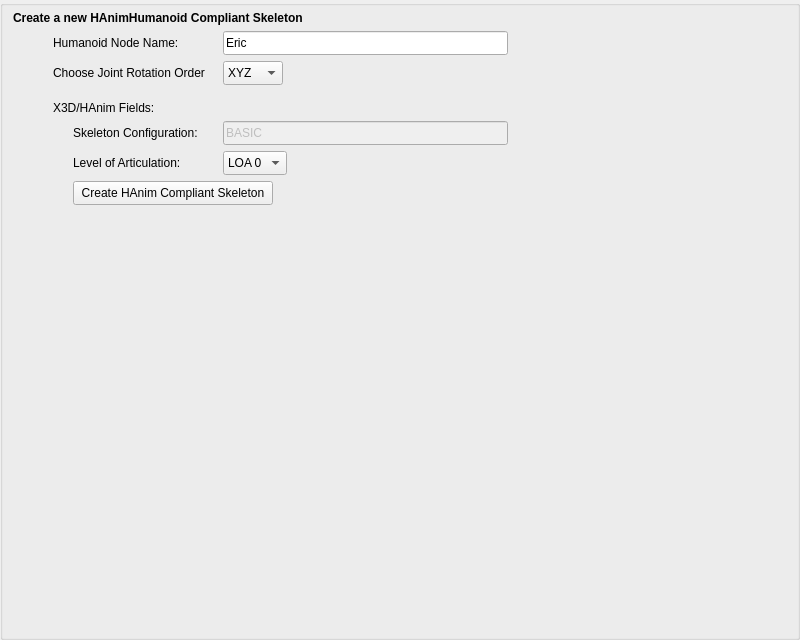
<?xml version="1.0" encoding="UTF-8"?>
<ui version="4.0">
 <class>hanimPanel</class>
 <widget class="QGroupBox" name="hanimPanel">
  <property name="geometry">
   <rect>
    <x>0</x>
    <y>0</y>
    <width>800</width>
    <height>640</height>
   </rect>
  </property>
  <property name="minimumSize">
   <size>
    <width>800</width>
    <height>640</height>
   </size>
  </property>
  <property name="maximumSize">
   <size>
    <width>16777215</width>
    <height>16777215</height>
   </size>
  </property>
  <property name="windowTitle">
   <string>GroupBox</string>
  </property>
  <layout class="QVBoxLayout" name="verticalLayout">
   <property name="spacing">
    <number>1</number>
   </property>
   <property name="leftMargin">
    <number>10</number>
   </property>
   <property name="topMargin">
    <number>5</number>
   </property>
   <property name="rightMargin">
    <number>5</number>
   </property>
   <property name="bottomMargin">
    <number>5</number>
   </property>
   <item>
    <layout class="QVBoxLayout" name="verticalLayoutPrimary">
     <property name="spacing">
      <number>6</number>
     </property>
     <property name="leftMargin">
      <number>0</number>
     </property>
     <property name="topMargin">
      <number>0</number>
     </property>
     <property name="rightMargin">
      <number>0</number>
     </property>
     <property name="bottomMargin">
      <number>0</number>
     </property>
     <item>
      <layout class="QHBoxLayout" name="horizontalLayout_6">
       <property name="topMargin">
        <number>0</number>
       </property>
       <item>
        <widget class="QLabel" name="haCompTitle">
         <property name="font">
          <font>
           <bold>true</bold>
          </font>
         </property>
         <property name="text">
          <string>Create a new HAnimHumanoid Compliant Skeleton</string>
         </property>
         <property name="alignment">
          <set>Qt::AlignBottom|Qt::AlignLeading|Qt::AlignLeft</set>
         </property>
        </widget>
       </item>
      </layout>
     </item>
     <item>
      <layout class="QHBoxLayout" name="horizontalLayout">
       <property name="spacing">
        <number>10</number>
       </property>
       <property name="leftMargin">
        <number>40</number>
       </property>
       <item>
        <widget class="QLabel" name="hnDEFLabel">
         <property name="minimumSize">
          <size>
           <width>160</width>
           <height>24</height>
          </size>
         </property>
         <property name="maximumSize">
          <size>
           <width>16777215</width>
           <height>16777215</height>
          </size>
         </property>
         <property name="text">
          <string>Humanoid Node Name:</string>
         </property>
         <property name="alignment">
          <set>Qt::AlignLeading|Qt::AlignLeft|Qt::AlignVCenter</set>
         </property>
        </widget>
       </item>
       <item>
        <widget class="QLineEdit" name="haNameEdit">
         <property name="minimumSize">
          <size>
           <width>200</width>
           <height>24</height>
          </size>
         </property>
         <property name="maximumSize">
          <size>
           <width>16777215</width>
           <height>16777215</height>
          </size>
         </property>
         <property name="text">
          <string>Eric</string>
         </property>
        </widget>
       </item>
       <item>
        <spacer name="horizontalSpacer_6">
         <property name="orientation">
          <enum>Qt::Horizontal</enum>
         </property>
         <property name="sizeHint" stdset="0">
          <size>
           <width>40</width>
           <height>20</height>
          </size>
         </property>
        </spacer>
       </item>
      </layout>
     </item>
     <item>
      <layout class="QHBoxLayout" name="horizontalLayout_7">
       <property name="spacing">
        <number>10</number>
       </property>
       <property name="leftMargin">
        <number>40</number>
       </property>
       <item>
        <widget class="QLabel" name="rotOrderLabelNew">
         <property name="minimumSize">
          <size>
           <width>160</width>
           <height>24</height>
          </size>
         </property>
         <property name="maximumSize">
          <size>
           <width>16777215</width>
           <height>16777215</height>
          </size>
         </property>
         <property name="text">
          <string>Choose Joint Rotation Order</string>
         </property>
         <property name="alignment">
          <set>Qt::AlignLeading|Qt::AlignLeft|Qt::AlignVCenter</set>
         </property>
        </widget>
       </item>
       <item>
        <widget class="QComboBox" name="rotOrderComboBoxHA">
         <property name="minimumSize">
          <size>
           <width>60</width>
           <height>24</height>
          </size>
         </property>
         <property name="maximumSize">
          <size>
           <width>16777215</width>
           <height>16777215</height>
          </size>
         </property>
         <property name="currentIndex">
          <number>0</number>
         </property>
         <item>
          <property name="text">
           <string>XYZ</string>
          </property>
         </item>
         <item>
          <property name="text">
           <string>YZX</string>
          </property>
         </item>
         <item>
          <property name="text">
           <string>ZXY</string>
          </property>
         </item>
         <item>
          <property name="text">
           <string>XZY</string>
          </property>
         </item>
         <item>
          <property name="text">
           <string>YXZ</string>
          </property>
         </item>
         <item>
          <property name="text">
           <string>ZYX</string>
          </property>
         </item>
        </widget>
       </item>
       <item>
        <spacer name="horizontalSpacer_7">
         <property name="orientation">
          <enum>Qt::Horizontal</enum>
         </property>
         <property name="sizeHint" stdset="0">
          <size>
           <width>40</width>
           <height>20</height>
          </size>
         </property>
        </spacer>
       </item>
      </layout>
     </item>
     <item>
      <layout class="QHBoxLayout" name="horizontalLayout_2">
       <property name="spacing">
        <number>10</number>
       </property>
       <property name="leftMargin">
        <number>40</number>
       </property>
       <item>
        <widget class="QLabel" name="haFieldsLabel">
         <property name="minimumSize">
          <size>
           <width>600</width>
           <height>0</height>
          </size>
         </property>
         <property name="maximumSize">
          <size>
           <width>16777215</width>
           <height>16777215</height>
          </size>
         </property>
         <property name="text">
          <string>X3D/HAnim Fields:</string>
         </property>
         <property name="textFormat">
          <enum>Qt::AutoText</enum>
         </property>
         <property name="alignment">
          <set>Qt::AlignBottom|Qt::AlignLeading|Qt::AlignLeft</set>
         </property>
        </widget>
       </item>
       <item>
        <spacer name="horizontalSpacer_3">
         <property name="orientation">
          <enum>Qt::Horizontal</enum>
         </property>
         <property name="sizeHint" stdset="0">
          <size>
           <width>40</width>
           <height>24</height>
          </size>
         </property>
        </spacer>
       </item>
      </layout>
     </item>
     <item>
      <layout class="QHBoxLayout" name="horizontalLayout_3">
       <property name="spacing">
        <number>10</number>
       </property>
       <property name="leftMargin">
        <number>60</number>
       </property>
       <item>
        <widget class="QLabel" name="skConfigLabel">
         <property name="minimumSize">
          <size>
           <width>140</width>
           <height>24</height>
          </size>
         </property>
         <property name="maximumSize">
          <size>
           <width>16777215</width>
           <height>16777215</height>
          </size>
         </property>
         <property name="text">
          <string>Skeleton Configuration:</string>
         </property>
         <property name="alignment">
          <set>Qt::AlignLeading|Qt::AlignLeft|Qt::AlignVCenter</set>
         </property>
        </widget>
       </item>
       <item>
        <widget class="QLineEdit" name="skConfigType">
         <property name="enabled">
          <bool>false</bool>
         </property>
         <property name="minimumSize">
          <size>
           <width>60</width>
           <height>24</height>
          </size>
         </property>
         <property name="maximumSize">
          <size>
           <width>16777215</width>
           <height>16777215</height>
          </size>
         </property>
         <property name="text">
          <string>BASIC</string>
         </property>
        </widget>
       </item>
       <item>
        <spacer name="horizontalSpacer_2">
         <property name="orientation">
          <enum>Qt::Horizontal</enum>
         </property>
         <property name="sizeHint" stdset="0">
          <size>
           <width>40</width>
           <height>20</height>
          </size>
         </property>
        </spacer>
       </item>
      </layout>
     </item>
     <item>
      <layout class="QHBoxLayout" name="horizontalLayout_4">
       <property name="spacing">
        <number>10</number>
       </property>
       <property name="leftMargin">
        <number>60</number>
       </property>
       <item>
        <widget class="QLabel" name="loaLabel">
         <property name="minimumSize">
          <size>
           <width>140</width>
           <height>24</height>
          </size>
         </property>
         <property name="maximumSize">
          <size>
           <width>16777215</width>
           <height>16777215</height>
          </size>
         </property>
         <property name="text">
          <string>Level of Articulation:</string>
         </property>
         <property name="alignment">
          <set>Qt::AlignLeading|Qt::AlignLeft|Qt::AlignVCenter</set>
         </property>
        </widget>
       </item>
       <item>
        <widget class="QComboBox" name="loaComboBox">
         <property name="minimumSize">
          <size>
           <width>60</width>
           <height>24</height>
          </size>
         </property>
         <property name="maximumSize">
          <size>
           <width>16777215</width>
           <height>16777215</height>
          </size>
         </property>
         <item>
          <property name="text">
           <string>LOA 0</string>
          </property>
         </item>
         <item>
          <property name="text">
           <string>LOA 1</string>
          </property>
         </item>
         <item>
          <property name="text">
           <string>LOA 2</string>
          </property>
         </item>
         <item>
          <property name="text">
           <string>LOA 3</string>
          </property>
         </item>
         <item>
          <property name="text">
           <string>LOA 4</string>
          </property>
         </item>
        </widget>
       </item>
       <item>
        <spacer name="horizontalSpacer_4">
         <property name="orientation">
          <enum>Qt::Horizontal</enum>
         </property>
         <property name="sizeHint" stdset="0">
          <size>
           <width>40</width>
           <height>20</height>
          </size>
         </property>
        </spacer>
       </item>
      </layout>
     </item>
     <item>
      <layout class="QHBoxLayout" name="horizontalLayout_5">
       <property name="spacing">
        <number>10</number>
       </property>
       <property name="leftMargin">
        <number>60</number>
       </property>
       <property name="topMargin">
        <number>0</number>
       </property>
       <item>
        <widget class="QPushButton" name="createHAnimSkeleton">
         <property name="minimumSize">
          <size>
           <width>200</width>
           <height>24</height>
          </size>
         </property>
         <property name="maximumSize">
          <size>
           <width>16777215</width>
           <height>16777215</height>
          </size>
         </property>
         <property name="text">
          <string>Create HAnim Compliant Skeleton</string>
         </property>
        </widget>
       </item>
       <item>
        <spacer name="horizontalSpacer_5">
         <property name="orientation">
          <enum>Qt::Horizontal</enum>
         </property>
         <property name="sizeHint" stdset="0">
          <size>
           <width>40</width>
           <height>20</height>
          </size>
         </property>
        </spacer>
       </item>
      </layout>
     </item>
    </layout>
   </item>
   <item>
    <spacer name="verticalSpacer">
     <property name="orientation">
      <enum>Qt::Vertical</enum>
     </property>
     <property name="sizeHint" stdset="0">
      <size>
       <width>20</width>
       <height>40</height>
      </size>
     </property>
    </spacer>
   </item>
  </layout>
 </widget>
 <resources/>
 <connections/>
</ui>
